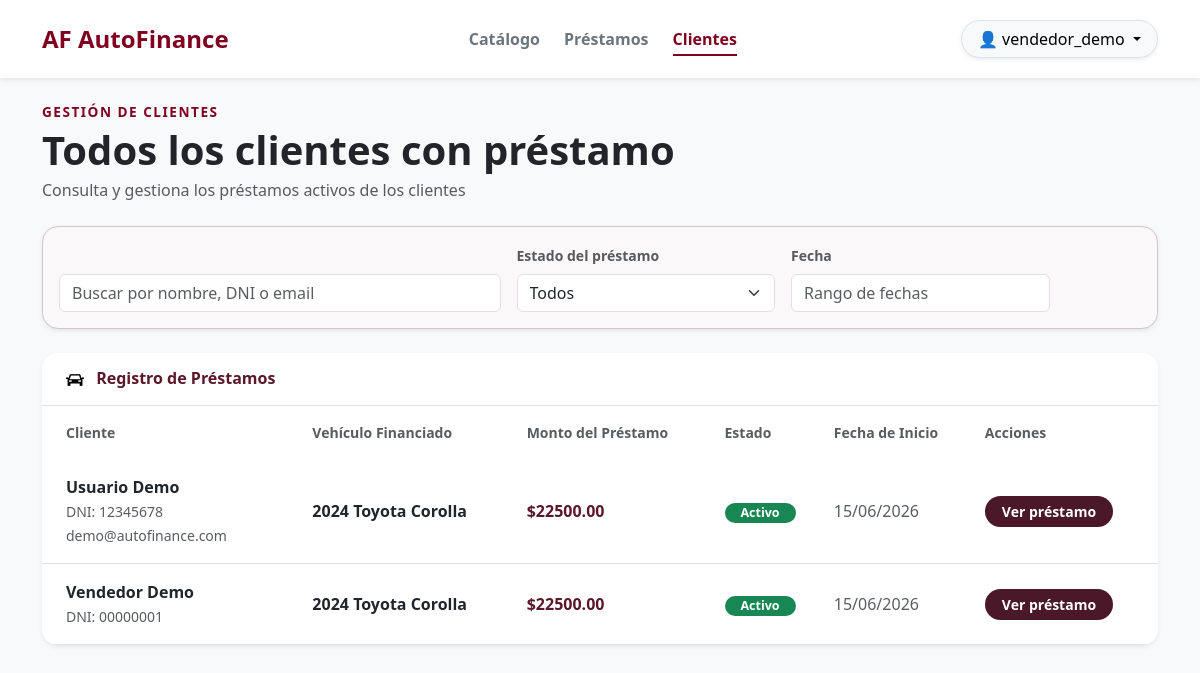
/clients/ (signed in), run on an earlier commit of the app's database.
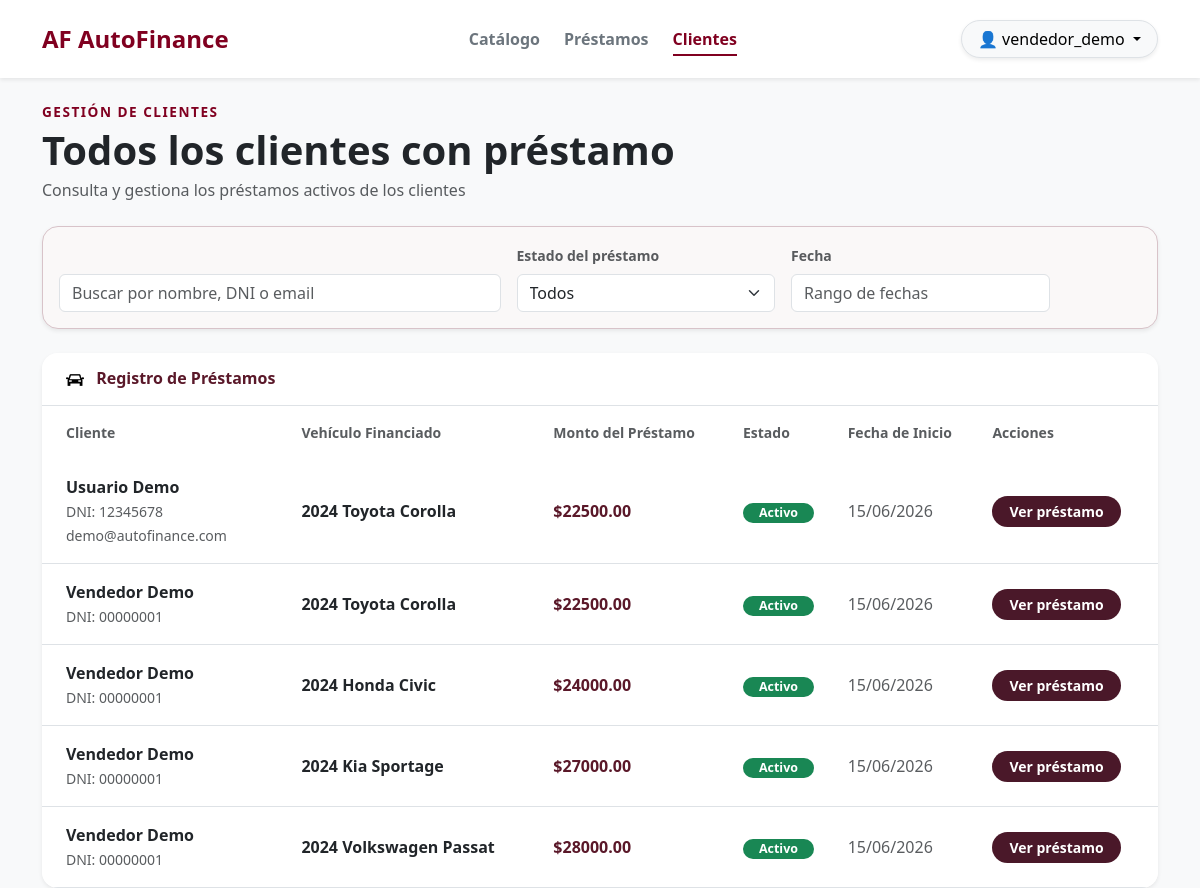
And on a later commit of the database.
### core/models.py (models this page shows, shortened)
class Usuario(AbstractUser):
    class Rol(models.TextChoices):
        ADMIN = "ADMIN", "Administrador"
        CLIENTE = "CLIENTE", "Cliente"
    dni = models.CharField(
        "DNI",
        max_length=8,
        unique=True,
        blank=True,
        null=True,
        validators=[RegexValidator(r"^\d{8}$", "El DNI debe tener 8 digitos.")],
    )
    nombre_completo = models.CharField("Nombre completo", max_length=150)
    rol = models.CharField(max_length=10, choices=Rol.choices, default=Rol.CLIENTE)
    class Meta:
        verbose_name = "Usuario"
        verbose_name_plural = "Usuarios"

class Prestamo(models.Model):
    class Moneda(models.TextChoices):
        USD = "USD", "Dolares (USD)"
    class TipoTasa(models.TextChoices):
        EFECTIVA = "EFECTIVA", "Tasa Efectiva Anual (TEA)"
        NOMINAL = "NOMINAL", "Tasa Nominal Anual (TNA)"
    class TipoGracia(models.TextChoices):
        NINGUNA = "NINGUNA", "Ninguna"
        TOTAL = "TOTAL", "Gracia Total"
        PARCIAL = "PARCIAL", "Gracia Parcial"
    class Estado(models.TextChoices):
        ACTIVO = "ACTIVO", "Activo"
        CANCELADO = "CANCELADO", "Cancelado"
    usuario = models.ForeignKey(
        settings.AUTH_USER_MODEL, on_delete=models.CASCADE, related_name="prestamos"
    )
    vehiculo = models.ForeignKey(
        Vehiculo, on_delete=models.PROTECT, related_name="prestamos"
    )
    moneda = models.CharField(max_length=3, choices=Moneda.choices, default=Moneda.USD)
    precio_bien = models.DecimalField(max_digits=12, decimal_places=2)
    cuota_inicial_monto = models.DecimalField(max_digits=12, decimal_places=2)
    cuota_inicial_pct = models.DecimalField(
        "Cuota inicial (%)",
        max_digits=5,
        decimal_places=2,
        validators=[MinValueValidator(Decimal("0")), MaxValueValidator(Decimal("40"))],
    )
    cuota_balon_pct = models.DecimalField(
        "Cuota balon (%)",
        max_digits=5,
        decimal_places=2,
        default=Decimal("0"),
        validators=[MinValueValidator(Decimal("0")), MaxValueValidator(Decimal("40"))],
    )
    tipo_tasa = models.CharField(
        max_length=10, choices=TipoTasa.choices, default=TipoTasa.EFECTIVA
    )
    valor_tasa = models.DecimalField(
        "Valor de la tasa (%)",
        max_digits=6,
        decimal_places=4,
        validators=[MinValueValidator(Decimal("0"))],
    )
    plazo_meses = models.PositiveIntegerField(
        validators=[MinValueValidator(12), MaxValueValidator(72)]
    )
    tipo_gracia = models.CharField(
        max_length=10, choices=TipoGracia.choices, default=TipoGracia.NINGUNA
    )
    meses_gracia = models.PositiveIntegerField(default=0)
    tasa_seguro_desgravamen = models.DecimalField(
        "Seguro desgravamen (% mensual)", max_digits=7, decimal_places=4
    )
    tasa_seguro_vehicular = models.DecimalField(
        "Seguro vehicular (%)", max_digits=7, decimal_places=4
    )
    cok = models.DecimalField(
        "COK del usuario (% anual)", max_digits=6, decimal_places=4
    )
    fecha_inicio = models.DateField()
    estado = models.CharField(max_length=10, choices=Estado.choices, default=Estado.ACTIVO)
    creado_en = models.DateTimeField(auto_now_add=True)
    class Meta:
        verbose_name = "Prestamo"
        verbose_name_plural = "Prestamos"
        ordering = ["-creado_en"]

class Vehiculo(models.Model):
    marca = models.CharField(max_length=60)
    modelo = models.CharField(max_length=60)
    anio = models.PositiveIntegerField(
        "Año",
        validators=[MinValueValidator(1990), MaxValueValidator(2100)],
    )
    descripcion = models.CharField(max_length=255, blank=True)
    precio_base = models.DecimalField(
        "Precio base (USD)",
        max_digits=12,
        decimal_places=2,
        validators=[MinValueValidator(Decimal("0.01"))],
    )
    imagen_url = models.URLField("Imagen (URL)", blank=True)
    class Meta:
        verbose_name = "Vehiculo"
        verbose_name_plural = "Vehiculos"
        ordering = ["marca", "modelo"]

### core/views.py (the view)
# urls.py: path('clients/', views.lista_clientes, name='clients'),
@login_required(login_url='login')
def lista_clientes(request):
    prestamos = Prestamo.objects.all().order_by('-fecha_inicio')
    return render(request, 'core/clientes.html', {'prestamos': prestamos})

### core/templates/core/clientes.html (shortened to what this page needs)
{% extends 'core/base.html' %}
{% load static %}
{% block content %}
<div class="mb-4">
    <p class="fw-bold mb-1 text-uppercase" style="color: #800020; letter-spacing: 1.5px; font-size: .85rem;">Gestión de Clientes</p>
    <h1 class="fw-bold display-6 text-dark mb-1">Todos los clientes con préstamo</h1>
    <p class="text-muted mb-0">Consulta y gestiona los préstamos activos de los clientes</p>
</div>
<div class="card border rounded-4 shadow-sm mb-4" style="background-color: #faf8f8; border-color: #d8c3c9 !important;">
    <div class="card-body row align-items-end g-3">
        <div class="col-md-5">
            <input type="text" class="form-control" placeholder="Buscar por nombre, DNI o email">
        </div>
        <div class="col-md-3">
            <label class="form-label small text-muted fw-bold">Estado del préstamo</label>
            <select class="form-select">
                <option>Todos</option>
            </select>
        </div>
        <div class="col-md-3">
            <label class="form-label small text-muted fw-bold">Fecha</label>
            <input type="text" class="form-control" placeholder="Rango de fechas">
        </div>
    </div>
</div>
<div class="card border-0 shadow-sm rounded-4 overflow-hidden">
    <div class="card-header bg-white border-bottom px-4 py-3">
        <h6 class="fw-bold mb-0" style="color: #5a1829;">
            <img src="{% static 'imagenes/carro.png' %}" alt=""
                 style="width:18px;height:18px;vertical-align:middle;" class="me-2">
            Registro de Préstamos
        </h6>
    </div>
    <div class="table-responsive">
        <table class="table table-hover align-middle mb-0" style="border-collapse: separate; border-spacing: 0;">
            <thead style="background-color: #f8f9fa;">
                <tr>
                    <th class="text-muted fw-semibold small border-0 px-4 py-3">Cliente</th>
                    <th class="text-muted fw-semibold small border-0 py-3">Vehículo Financiado</th>
                    <th class="text-muted fw-semibold small border-0 py-3">Monto del Préstamo</th>
                    <th class="text-muted fw-semibold small border-0 py-3">Estado</th>
                    <th class="text-muted fw-semibold small border-0 py-3">Fecha de Inicio</th>
                    <th class="text-muted fw-semibold small border-0 py-3">Acciones</th>
                </tr>
            </thead>
            <tbody>
                {% for prestamo in prestamos %}
                <tr style="border-top: 1px solid #f0e8ea;">
                    <td class="px-4 py-3">
                        <strong class="d-block text-dark">{{ prestamo.usuario.nombre_completo }}</strong>
                        <span class="text-muted small">DNI: {{ prestamo.usuario.dni }}</span><br>
                        <span class="text-muted small">{{ prestamo.usuario.email }}</span>
                    </td>
                    <td class="fw-bold py-3">
                        {{ prestamo.vehiculo.anio }} {{ prestamo.vehiculo.marca }} {{ prestamo.vehiculo.modelo }}
                    </td>
                    <td class="py-3 fw-bold" style="color: #5a1829;">${{ prestamo.precio_bien }}</td>
                    <td class="py-3">
                        <span class="badge bg-success text-white px-3 py-1 rounded-pill" style="font-size:.78rem;">
                            Activo
                        </span>
                    </td>
                    <td class="py-3 text-muted">{{ prestamo.fecha_inicio|date:"d/m/Y" }}</td>
                    <td class="py-3">
                        <a href="{% url 'detalle_prestamo' prestamo.id %}"
                           class="btn btn-sm fw-bold px-3 rounded-pill text-white"
                           style="background-color: #4a1829;">
                            Ver préstamo
                        </a>
                    </td>
                </tr>
                {% endfor %}
            </tbody>
        </table>
    </div>
</div>
{% endblock %}

### core/templates/core/base.html (shortened to what this page needs)
<!DOCTYPE html>
<html lang="es">
<head>
    <link href="https://cdn.jsdelivr.net/npm/bootstrap@5.3.0/dist/css/bootstrap.min.css" rel="stylesheet">
</head>
<body>
    <nav class="navbar navbar-expand-lg navbar-light mb-4 py-3">
        <div class="container">
            <a class="navbar-brand brand-text fs-4" href="/catalog/">
                <strong>AF AutoFinance</strong>
            </a>
            <div class="collapse navbar-collapse justify-content-center">
                <ul class="navbar-nav mb-2 mb-lg-0 gap-4">
                    <li class="nav-item">
                        <a class="nav-link-af {% if '/catalog/' in request.path %}activo{% endif %}"
                           href="/catalog/">Catálogo</a>
                    </li>
                    <li class="nav-item">
                        <a class="nav-link-af {% if '/simulate/' in request.path or '/loan/' in request.path %}activo{% endif %}"
                           href="#">Préstamos</a>
                    </li>
                    <li class="nav-item">
                        <a class="nav-link-af {% if '/clients/' in request.path %}activo{% endif %}"
                           href="/clients/">Clientes</a>
                    </li>
                </ul>
            </div>
            <div class="d-flex">
                <div class="dropdown">
                    <button class="btn btn-light rounded-pill px-3 border shadow-sm dropdown-toggle"
                            type="button" data-bs-toggle="dropdown">
                        👤 {{ user.username|default:"Vendedor" }}
                    </button>
                </div>
            </div>
        </div>
    </nav>
    <div class="container">
        {% block content %}{% endblock %}
    </div>
</body>
</html>

### core/templates/core/base.html (style rules this page uses)
body { background-color: #f8f9fa; }
.navbar { background-color: #fff; box-shadow: 0 2px 4px rgba(0,0,0,.08); }
.brand-text { font-weight: bold; color: #800020; }
.nav-link-af { font-weight: 600; color: #6c757d; text-decoration: none; padding-bottom: 4px; border-bottom: 2px solid transparent; transition: color 0.15s, border-color 0.15s; }
.nav-link-af.activo { color: #800020; border-bottom: 2px solid #800020; }

What changed in the data, as far as the page shows it:
added Prestamo: usuario.nombre_completo "Vendedor Demo", usuario.dni "00000001", vehiculo.anio "2024", vehiculo.marca "Honda", vehiculo.modelo "Civic", precio_bien "24000.00", fecha_inicio "15/06/2026"
added Prestamo: usuario.nombre_completo "Vendedor Demo", usuario.dni "00000001", vehiculo.anio "2024", vehiculo.marca "Kia", vehiculo.modelo "Sportage", precio_bien "27000.00", fecha_inicio "15/06/2026"
added Prestamo: usuario.nombre_completo "Vendedor Demo", usuario.dni "00000001", vehiculo.anio "2024", vehiculo.marca "Volkswagen", vehiculo.modelo "Passat", precio_bien "28000.00", fecha_inicio "15/06/2026"
